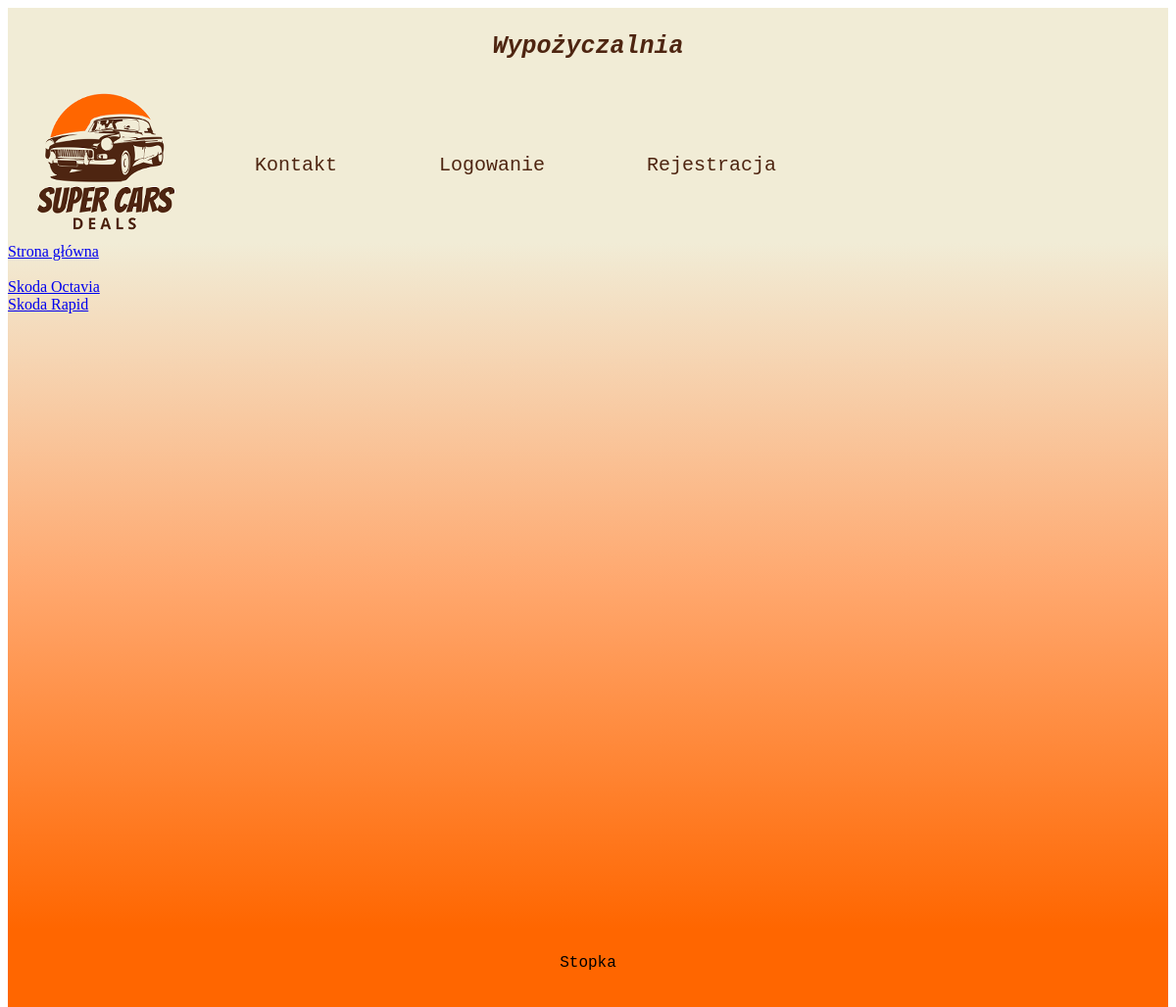
The page /carrental/Skoda/ on the database its author committed.
### carrental/models.py (models this page shows, shortened)
class Car(models.Model):
	manufacturer = models.ForeignKey(Manufacturer, on_delete=models.CASCADE)
	engine = models.ForeignKey(Engine, on_delete=models.CASCADE)
	model= models.CharField(max_length=30)
	course = models.IntegerField()
	year_of_production = models.DateField()
	color = models.CharField(max_length=30, default='brak')
	reg_number = models.CharField(max_length=7, default='brakrej')
	quantity = models.IntegerField(default=0)
	price = models.IntegerField()
	def get_absolute_url(self):
		return reverse('carrental:detail',
					   args=[self.model,
							 self.pk])

class Manufacturer(models.Model):
	mark = models.CharField(max_length=30)
	about_man = models.CharField(max_length=250)

### carrental/views.py (the view)
# urls.py: url(r'^(?P<mark>\w+)/$', views.cars, name='cars'),
def cars(request, mark):
	cars = Car.objects.filter(manufacturer__mark = mark)
	return render(request, 'carrental/cars.html', {'cars' : cars})

### carrental/templates/carrental/cars.html
{% extends "carrental/index.html" %}
{% block 'content' %}
<a href="{% url 'carrental:index' %}">Strona główna</a></br></br>
	{% for Car in cars %}
	<a href="{{ Car.get_absolute_url }}">{{ Car.manufacturer.mark }} {{ Car.model }}</a></br>
	{% endfor %}
{% endblock %}

### carrental/static/carrental/css/style.css (style rules this page uses)
body { border: 0px; height: 1000px; }

### rows shown on the page
Car: manufacturer.mark "Skoda", model "Octavia"
Car: manufacturer.mark "Skoda", model "Rapid"
